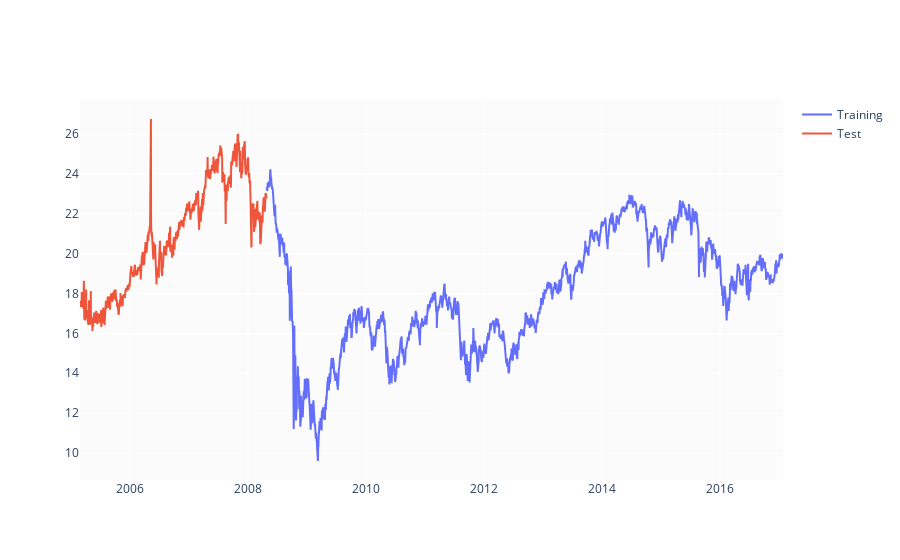

Here is the notebook cell this chart was saved with:
### Markdown cell above
# Split data

### Code cell
test_size = 0.2

test_split_idx = int(df.shape[0] * (1-test_size))

train_df = df.loc[:test_split_idx].copy()
test_df = df.loc[test_split_idx+1:].copy()

fig = go.Figure()
fig.add_trace(go.Scatter(x=train_df.Date, y=train_df.Open, name='Training'))
fig.add_trace(go.Scatter(x=test_df.Date, y=test_df.Open, name='Test'))

### Figure 1 — Plotly figure (JSON) as saved in the notebook; plotly's stock layout.template omitted (floating-point values rounded to 4 significant figures; data arrays with more than 128 entries replaced by an {"elided": "..."} marker saying what was removed)
{"data": [{"name": "Training", "x": {"elided": "2191 str values"}, "y": {"elided": "2191 float values"}, "type": "scatter"}, {"name": "Test", "x": {"elided": "796 str values"}, "y": {"elided": "796 float values"}, "type": "scatter"}], "layout": {}}
